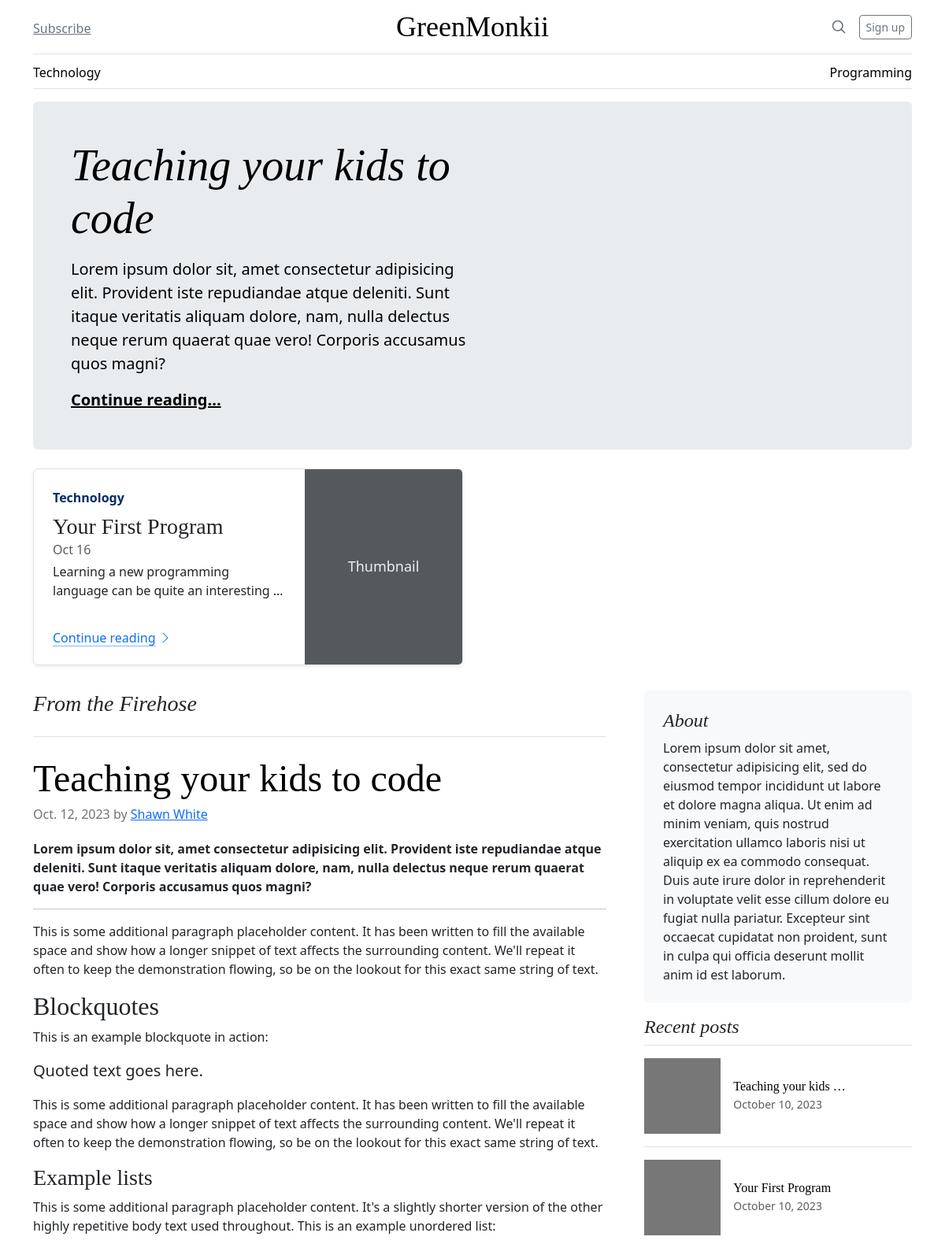
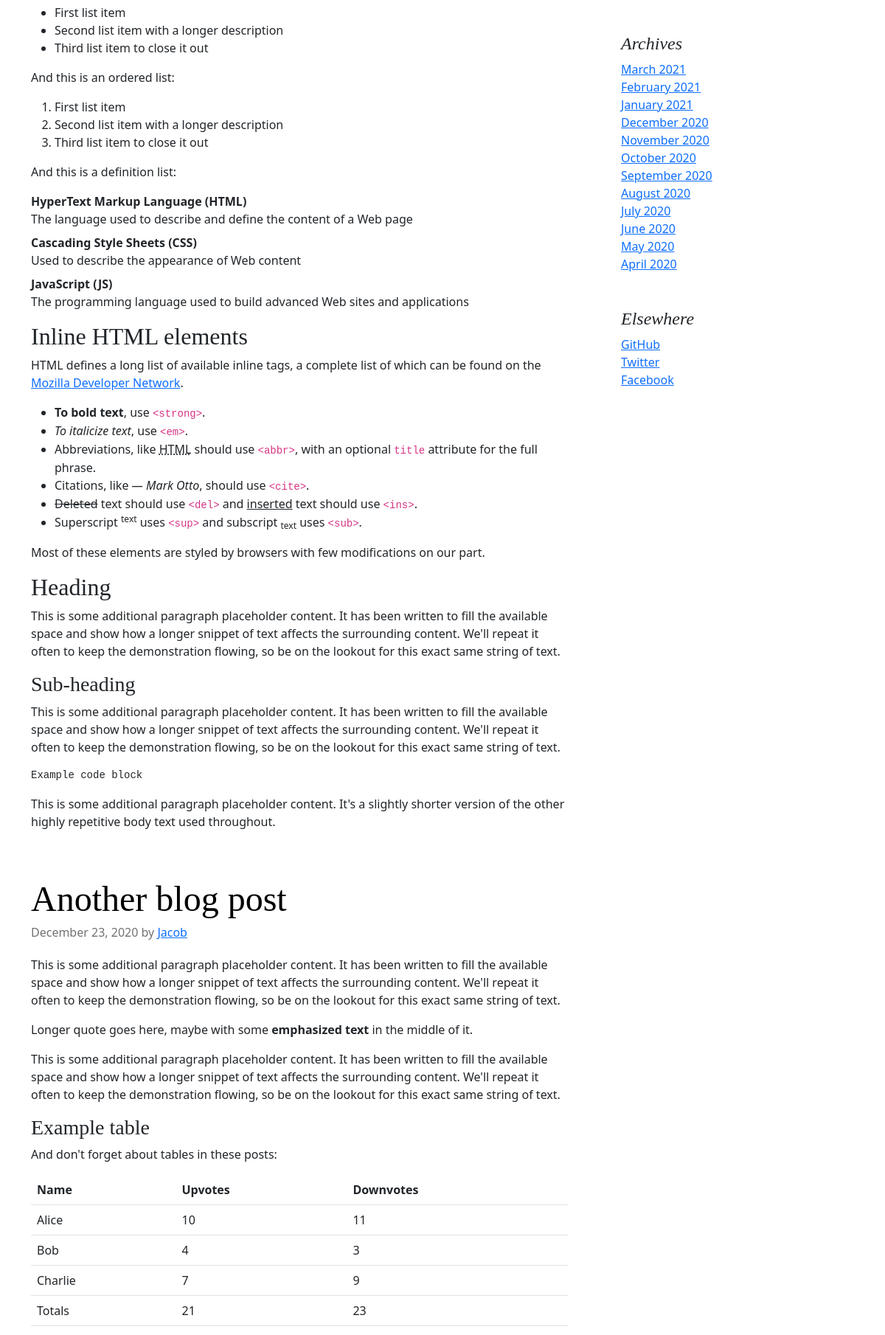
The page / (upper part) on the database its author committed (2 pictures, top to bottom).
### Blog/models.py (models this page shows, shortened)
class Category(models.Model):
    name = models.CharField(max_length=255, blank=False, unique=True)
    slug = models.SlugField(unique=True)
    def __str__(self) -> str:
        return self.name
    class Meta:
        verbose_name_plural = "Categories"

class Post(models.Model):
    title = models.CharField(max_length=1024, blank=False)
    post = models.TextField(blank=False)
    slug = models.SlugField(unique=True)
    writer = models.ForeignKey(to=Writer, on_delete=models.PROTECT, null=True, related_name="Posts")
    image_url = models.URLField(blank=True)
    creation_date = models.DateTimeField(auto_now_add=True)
    modified_date = models.DateTimeField(auto_now=True)
    categories = models.ManyToManyField(Category, related_name="posts")

class Writer(models.Model):
    first_name = models.CharField(
        max_length=255, blank=False, null=False, verbose_name="first name")
    last_name = models.CharField(
        max_length=255, blank=False, null=False, verbose_name="last name")
    username = models.CharField(max_length=255, blank=False, unique=True, null=False,
                                help_text="Your username should only contain alphabets, numbers and underscores (-)",
                                validators=[RegexValidator(r"^[\w\d-]{5,}")])
    join_date = models.DateTimeField(auto_now=True)
    display_picture = models.ImageField(null=True, upload_to="user-img", blank=True)

### Blog/views.py (the view)
# urls.py: path("", index, name="index")
@require_GET
def index(request):
    category = request.GET.get("cg")
    print(category)
    categories = Category.objects.all()
    posts = Post.objects.all().order_by("creation_date") if not category else categories.get(
        name=category).posts.order_by("creation_date")
    title = r"GreenMonkii"
    return render(request, "blog/index.html", {"posts": posts, "title": title, "categories": categories, "cg": category})

### Blog/templates/blog/index.html (shortened to what this page needs)
{% load static %}
<!doctype html>
<html lang="en" data-bs-theme="auto">
<head>
  <link rel="stylesheet" href="https://cdn.jsdelivr.net/npm/@docsearch/css@3">
  <link href="{% static 'blog/css/bootstrap.min.css' %}" rel="stylesheet">
  <link href="{% static 'blog/css/blog.css' %}" rel="stylesheet">
</head>
<body>
  <div class="container">
    <header class="border-bottom lh-1 py-3">
      <div class="row flex-nowrap justify-content-between align-items-center">
        <div class="col-4 pt-1">
          <a class="link-secondary" href="#">Subscribe</a>
        </div>
        <div class="col-4 text-center">
          <a class="blog-header-logo text-body-emphasis text-decoration-none" href="/">{{ title }}</a>
        </div>
        <div class="col-4 d-flex justify-content-end align-items-center">
          <a class="link-secondary" href="#" aria-label="Search">
            <svg xmlns="http://www.w3.org/2000/svg" width="20" height="20" fill="none" stroke="currentColor"
              stroke-linecap="round" stroke-linejoin="round" stroke-width="2" class="mx-3" role="img"
              viewBox="0 0 24 24">
              <title>Search</title>
              <circle cx="10.5" cy="10.5" r="7.5" />
              <path d="M21 21l-5.2-5.2" />
            </svg>
          </a>
          <a class="btn btn-sm btn-outline-secondary" href="#">Sign up</a>
        </div>
      </div>
    </header>
    <div class="nav-scroller py-1 mb-3 border-bottom">
      <nav class="nav nav-underline justify-content-between">
        {% for category in categories %}
        {% if category.name == cg %}
        <a class="nav-item nav-link link-body-emphasis active" href="/?cg={{category.name}}">{{category}}</a>
        {% else %}
        <a class="nav-item nav-link link-body-emphasis" href="/?cg={{category.name}}">{{category}}</a>
        {% endif %}
        {% endfor %}
      </nav>
    </div>
  </div>
  <main class="container">
    <div class="p-4 p-md-5 mb-4 rounded text-body-emphasis bg-body-secondary">
      <div class="col-lg-6 px-0">
        {% with first_post=posts.0 %}
        <h1 class="display-4 fst-italic">{{ first_post.title }}</h1>
        <p class="lead my-3">{{ first_post.post | striptags }}</p>
        <p class="lead mb-0"><a href="" class="text-body-emphasis fw-bold">Continue reading...</a></p>
        {% endwith %}
      </div>
    </div>
    <div class="row mb-2">
      {% for post in posts|slice:"1:3" %}
      <div class="col-md-6">
        <div class="row g-0 border rounded overflow-hidden flex-md-row mb-4 shadow-sm h-md-250 position-relative">
          <div class="col p-4 d-flex flex-column position-static">
            <strong class="d-inline-block mb-2 text-primary-emphasis">{{post.categories.first}}</strong>
            <h3 class="mb-0">{{post.title|truncatewords:3}}</h3>
            <div class="mb-1 text-body-secondary">{{post.creation_date|date:"M d"}}</div>
            <p class="card-text mb-auto">{{ post.post|truncatewords:10|striptags }}</p>
            <a href="#" class="icon-link gap-1 icon-link-hover stretched-link">
              Continue reading
              <svg class="bi">
                <use xlink:href="#chevron-right" />
              </svg>
            </a>
          </div>
          <div class="col-auto d-none d-lg-block">
            <svg class="bd-placeholder-img" width="200" height="250" xmlns="http://www.w3.org/2000/svg" role="img"
              aria-label="Placeholder: Thumbnail" preserveAspectRatio="xMidYMid slice" focusable="false">
              <rect width="100%" height="100%" fill="#55595c" /><text x="50%" y="50%" fill="#eceeef"
                dy=".3em">Thumbnail</text>
            </svg>
          </div>
        </div>
      </div>
      {% endfor %}
    </div>
    <div class="row g-5">
      <div class="col-md-8">
        <h3 class="pb-4 mb-4 fst-italic border-bottom">
          From the Firehose
        </h3>
        {% with main_post=posts.first %}
        <article class="blog-post">
          <h2 class="display-5 link-body-emphasis mb-1">{{main_post.title}}</h2>
          <p class="blog-post-meta">{{main_post.creation_date.date}} by
            <a href="#">{{main_post.writer.first_name}}
              {{main_post.writer.last_name}}
            </a>
          </p>
          <p>{{main_post.post|safe}}</p>
          <hr>
          <p>This is some additional paragraph placeholder content. It has been written to fill the available space and
            show how a longer snippet of text affects the surrounding content. We'll repeat it often to keep the
            demonstration flowing, so be on the lookout for this exact same string of text.</p>
          <h2>Blockquotes</h2>
          <p>This is an example blockquote in action:</p>
          <blockquote class="blockquote">
            <p>Quoted text goes here.</p>
          </blockquote>
          <p>This is some additional paragraph placeholder content. It has been written to fill the available space and
            show how a longer snippet of text affects the surrounding content. We'll repeat it often to keep the
            demonstration flowing, so be on the lookout for this exact same string of text.</p>
          <h3>Example lists</h3>
          <p>This is some additional paragraph placeholder content. It's a slightly shorter version of the other highly
            repetitive body text used throughout. This is an example unordered list:</p>
          <ul>
            <li>First list item</li>
            <li>Second list item with a longer description</li>
            <li>Third list item to close it out</li>
          </ul>
          <p>And this is an ordered list:</p>
          <ol>
            <li>First list item</li>
            <li>Second list item with a longer description</li>
            <li>Third list item to close it out</li>
          </ol>
          <p>And this is a definition list:</p>
          <dl>
            <dt>HyperText Markup Language (HTML)</dt>
            <dd>The language used to describe and define the content of a Web page</dd>
            <dt>Cascading Style Sheets (CSS)</dt>
            <dd>Used to describe the appearance of Web content</dd>
            <dt>JavaScript (JS)</dt>
            <dd>The programming language used to build advanced Web sites and applications</dd>
          </dl>
          <h2>Inline HTML elements</h2>
          <p>HTML defines a long list of available inline tags, a complete list of which can be found on the <a
              href="https://developer.mozilla.org/en-US/docs/Web/HTML/Element">Mozilla Developer Network</a>.</p>
          <ul>
            <li><strong>To bold text</strong>, use <code
                class="language-plaintext highlighter-rouge">&lt;strong&gt;</code>.</li>
            <li><em>To italicize text</em>, use <code class="language-plaintext highlighter-rouge">&lt;em&gt;</code>.
            </li>
            <li>Abbreviations, like <abbr title="HyperText Markup Language">HTML</abbr> should use <code
                class="language-plaintext highlighter-rouge">&lt;abbr&gt;</code>, with an optional <code
                class="language-plaintext highlighter-rouge">title</code> attribute for the full phrase.</li>
            <li>Citations, like <cite>— Mark Otto</cite>, should use <code
                class="language-plaintext highlighter-rouge">&lt;cite&gt;</code>.</li>
            <li><del>Deleted</del> text should use <code class="language-plaintext highlighter-rouge">&lt;del&gt;</code>
              and <ins>inserted</ins> text should use <code
                class="language-plaintext highlighter-rouge">&lt;ins&gt;</code>.</li>
            <li>Superscript <sup>text</sup> uses <code class="language-plaintext highlighter-rouge">&lt;sup&gt;</code>
              and subscript <sub>text</sub> uses <code class="language-plaintext highlighter-rouge">&lt;sub&gt;</code>.
            </li>
          </ul>
          <p>Most of these elements are styled by browsers with few modifications on our part.</p>
          <h2>Heading</h2>
          <p>This is some additional paragraph placeholder content. It has been written to fill the available space and
            show how a longer snippet of text affects the surrounding content. We'll repeat it often to keep the
            demonstration flowing, so be on the lookout for this exact same string of text.</p>
          <h3>Sub-heading</h3>
          <p>This is some additional paragraph placeholder content. It has been written to fill the available space and
            show how a longer snippet of text affects the surrounding content. We'll repeat it often to keep the
            demonstration flowing, so be on the lookout for this exact same string of text.</p>
          <pre><code>Example code block</code></pre>
          <p>This is some additional paragraph placeholder content. It's a slightly shorter version of the other highly
            repetitive body text used throughout.</p>
        </article>
        {% endwith %}
        <article class="blog-post">
          <h2 class="display-5 link-body-emphasis mb-1">Another blog post</h2>
          <p class="blog-post-meta">December 23, 2020 by <a href="#">Jacob</a></p>
          <p>This is some additional paragraph placeholder content. It has been written to fill the available space and
            show how a longer snippet of text affects the surrounding content. We'll repeat it often to keep the
            demonstration flowing, so be on the lookout for this exact same string of text.</p>
          <blockquote>
            <p>Longer quote goes here, maybe with some <strong>emphasized text</strong> in the middle of it.</p>
          </blockquote>
          <p>This is some additional paragraph placeholder content. It has been written to fill the available space and
            show how a longer snippet of text affects the surrounding content. We'll repeat it often to keep the
            demonstration flowing, so be on the lookout for this exact same string of text.</p>
          <h3>Example table</h3>
          <p>And don't forget about tables in these posts:</p>
          <table class="table">
            <thead>
              <tr>
                <th>Name</th>
                <th>Upvotes</th>
                <th>Downvotes</th>
              </tr>
            </thead>
            <tbody>
              <tr>
                <td>Alice</td>
                <td>10</td>
                <td>11</td>
              </tr>
              <tr>
                <td>Bob</td>
                <td>4</td>
                <td>3</td>
              </tr>
              <tr>
                <td>Charlie</td>
                <td>7</td>
                <td>9</td>
              </tr>
            </tbody>
            <tfoot>
              <tr>
                <td>Totals</td>
                <td>21</td>
                <td>23</td>
              </tr>
            </tfoot>
          </table>
        </article>
      </div>
      <div class="col-md-4">
        <div class="position-sticky" style="top: 2rem;">
          <div class="p-4 mb-3 bg-body-tertiary rounded">
            <h4 class="fst-italic">About</h4>
            <p class="mb-0">{% lorem %}</p>
          </div>
          <div>
            <h4 class="fst-italic">Recent posts</h4>
            <ul class="list-unstyled">
              {% for post in posts %}
              <li>
                <a class="d-flex flex-column flex-lg-row gap-3 align-items-start align-items-lg-center py-3 link-body-emphasis text-decoration-none border-top"
                  href="#">
                  <svg class="bd-placeholder-img" width="100%" height="96" xmlns="http://www.w3.org/2000/svg"
                    aria-hidden="true" preserveAspectRatio="xMidYMid slice" focusable="false">
                    <rect width="100%" height="100%" fill="#777" />
                  </svg>
                  <div class="col-lg-8">
                    <h6 class="mb-0">{{post.title|truncatewords:3}}</h6>
                    <small class="text-body-secondary">{{post.creation_date|date:"F n, Y"}}</small>
                  </div>
                </a>
              </li>
              {% endfor %}
            </ul>
          </div>
          <div class="p-4">
            <h4 class="fst-italic">Archives</h4>
            <ol class="list-unstyled mb-0">
              <li><a href="#">March 2021</a></li>
              <li><a href="#">February 2021</a></li>
              <li><a href="#">January 2021</a></li>
              <li><a href="#">December 2020</a></li>
              <li><a href="#">November 2020</a></li>
              <li><a href="#">October 2020</a></li>
              <li><a href="#">September 2020</a></li>
              <li><a href="#">August 2020</a></li>
              <li><a href="#">July 2020</a></li>
              <li><a href="#">June 2020</a></li>
              <li><a href="#">May 2020</a></li>
              <li><a href="#">April 2020</a></li>
            </ol>
          </div>
          <div class="p-4">
            <h4 class="fst-italic">Elsewhere</h4>
            <ol class="list-unstyled">
              <li><a href="#">GitHub</a></li>
              <li><a href="#">Twitter</a></li>
              <li><a href="#">Facebook</a></li>
            </ol>
          </div>
        </div>
      </div>
    </div>
  </main>
</body>
</html>

### Blog/static/blog/css/blog.css (style rules this page uses)
.blog-header-logo { font-family: "Playfair Display", Georgia, "Times New Roman", serif; font-size: 2.25rem; }
h1, h2, h3, h4, h5, h6 { font-family: "Playfair Display", Georgia, "Times New Roman", serif; }
@media (min-width: 768px) { .h-md-250 { height: 250px; } }
.blog-post { margin-bottom: 4rem; }
.blog-post-meta { margin-bottom: 1.25rem; color: #727272; }

### Blog/templates/blog/index.html (style rules this page uses)
.bd-placeholder-img { font-size: 1.125rem; text-anchor: middle; -webkit-user-select: none; -moz-user-select: none; user-select: none; }
.bi { vertical-align: -.125em; fill: currentColor; }
.nav-scroller { position: relative; z-index: 2; height: 2.75rem; overflow-y: hidden; }
.nav-scroller .nav { display: flex; flex-wrap: nowrap; padding-bottom: 1rem; margin-top: -1px; overflow-x: auto; text-align: center; white-space: nowrap; -webkit-overflow-scrolling: touch; }

### rows shown on the page
Category: name "Technology"
Category: name "Programming"
Post: title "Teaching your kids to code", post "Lorem ipsum dolor sit, amet consectetur adipisicing elit. Provident iste repudiandae atque deleniti. Sunt itaque veritatis aliquam dolore, nam, nulla delectus neque rerum quaerat quae vero! Corporis accusamus quos magni?", creation_date "Oct. 12, 2023", writer.first_name "Shawn", writer.last_name "White", title "Teaching your kids …", creation_date "October 10, 2023"
Post: categories.first "Technology", title "Your First Program", creation_date "Oct 16", post "Learning a new programming language can be quite an interesting …", creation_date "October 10, 2023"

### other values the page prints
{{ title }} "GreenMonkii"
